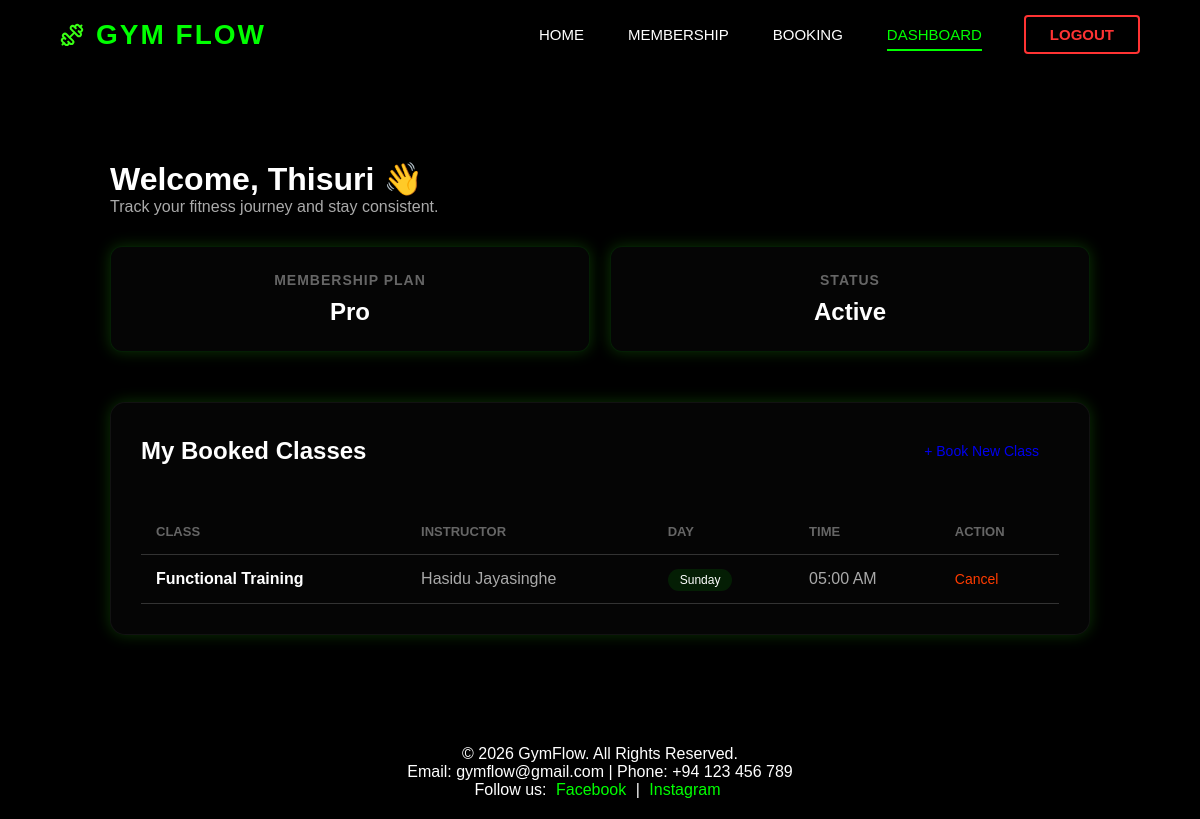
/dashboard.php (signed in), run on the app's committed database.
### tables this page shows
CREATE TABLE `bookings` (
  `id` int(11) NOT NULL,
  `user_id` int(11) NOT NULL,
  `class_id` int(11) NOT NULL,
  `booking_date` date NOT NULL,
  `status` enum('active','cancelled') DEFAULT 'active',
  `created_at` timestamp NOT NULL DEFAULT current_timestamp()
);

CREATE TABLE `classes` (
  `id` int(11) NOT NULL,
  `name` varchar(255) NOT NULL,
  `instructor` varchar(255) NOT NULL,
  `day` varchar(20) NOT NULL,
  `time` time NOT NULL,
  `total_spots` int(11) NOT NULL,
  `created_at` timestamp NOT NULL DEFAULT current_timestamp()
);

### dashboard.php (the view, shortened to what this page needs)
<?php
$role = $_SESSION['role'] ?? 'member';
if ($role == 'admin') {
    $extraStyles = ["admin-dashboard.css"];
    include 'includes/Database.php';
    include 'includes/header.php';
    $members_sql = "SELECT COUNT(*) AS total_members FROM users WHERE role = 'member'";
    $m_result = $conn->query($members_sql);
    $m_row = $m_result->fetch_assoc();
    $total_members = $m_row['total_members'];
    $classes_sql = "SELECT COUNT(*) AS total_classes FROM classes";
    $c_result = $conn->query($classes_sql);
    $c_row = $c_result->fetch_assoc();
    $total_classes = $c_row['total_classes'];
    $bookings_sql = "SELECT COUNT(*) AS today_bookings FROM bookings WHERE DATE(created_at) = CURDATE()";
    $b_result = $conn->query($bookings_sql);
    $b_row = $b_result->fetch_assoc();
    $today_bookings = $b_row['today_bookings'];
    ?>
    <div class="container" style="padding: 100px 20px 20px;">
        <div class="welcome">
            <h1>Admin Dashboard 👑</h1>
            <p>Manage your gym efficiently and monitor activities.</p>
        </div>
        <div class="summary-container" style="display: flex; gap: 20px; margin: 20px 0;">
            <div class="summary-card" style="flex: 1; padding: 20px; border-radius: 10px; background: rgba(255,255,255,0.05); border: 1px solid rgba(255,255,255,0.1); text-align: center;">
                <h3>Total Members</h3>
                <p style="font-size: 24px; font-weight: bold; color: #ff3c00;">
                    <?php echo $total_members; ?>
                </p>
            </div>
            <div class="summary-card" style="flex: 1; padding: 20px; border-radius: 10px; background: rgba(255,255,255,0.05); border: 1px solid rgba(255,255,255,0.1); text-align: center;">
                <h3>Total Classes</h3>
                <p style="font-size: 24px; font-weight: bold; color: #ff3c00;">
                    <?php echo $total_classes; ?>
                </p>
            </div>
            <div class="summary-card" style="flex: 1; padding: 20px; border-radius: 10px; background: rgba(255,255,255,0.05); border: 1px solid rgba(255,255,255,0.1); text-align: center;">
                <h3>Today's Bookings</h3>
                <p style="font-size: 24px; font-weight: bold; color: #ff3c00;">
                    <?php echo $today_bookings; ?>
                </p>
            </div>
        </div>
        <div class="card" style="margin-top: 40px;">
            <h2>Management Controls</h2>
            <div style="display: flex; gap: 20px; margin-top: 15px;">
                <a href="members_manage.php" style="background:rgba(255,255,255,0.05); border: 1px solid #00ff00; color: #00ff00; padding: 15px 30px; border-radius: 10px; text-decoration: none; font-weight: bold; flex: 1; text-align: center; ">Manage Members</a>
                <a href="plans_manage.php" style="background: rgba(255,255,255,0.05); border: 1px solid #00ff00; color: #00ff00; padding: 15px 30px; border-radius: 10px; text-decoration: none; font-weight: bold; flex: 1; text-align: center;">Manage Plans</a>
                <a href="classes_manage.php" style="background:rgba(255,255,255,0.05); border: 1px solid #00ff00; color: #00ff00; padding: 15px 30px; border-radius: 10px; text-decoration: none; font-weight: bold; flex: 1; text-align: center;">Manage Classes</a>
            </div>
        </div>
    </div>
    <?php
} else {
    include 'includes/Database.php';
    include 'includes/header.php';
    $user_id = $_SESSION['user_id'];
    $bookings_sql = "SELECT b.id as booking_id, c.name, c.instructor, c.day, c.time
                    FROM bookings b
                    JOIN classes c ON b.class_id = c.id
                    WHERE b.user_id = ? AND b.status = 'active'
                    ORDER BY FIELD(c.day, 'Monday', 'Tuesday', 'Wednesday', 'Thursday', 'Friday', 'Saturday', 'Sunday'), c.time";
    $b_stmt = $conn->prepare($bookings_sql);
    $b_stmt->bind_param("i", $user_id);
    $b_stmt->execute();
    $bookings = $b_stmt->get_result();
    ?>
    <div class="container" style="padding: 120px 20px 50px;">
        <div class="welcome">
            <h1 style="color: var(--neon-green);">Welcome, <?php echo $_SESSION['firstname']; ?> 👋</h1>
            <p style="color: #aaa;">Track your fitness journey and stay consistent.</p>
        </div>
        <div class="summary-container" style="display: flex; gap: 20px; margin: 30px 0;">
            <div class="summary-card" style="flex: 1; padding: 25px; border-radius: 12px; background: rgba(255,255,255,0.02); border: 1px solid rgba(0,255,0,0.1); text-align: center;">
                <h3 style="color: #666; font-size: 14px; text-transform: uppercase; letter-spacing: 1px;">Membership Plan</h3>
                <p style="font-size: 24px; font-weight: 800; color: var(--neon-green); margin-top: 10px;"><?php echo $_SESSION['plan']; ?></p>
            </div>
            <div class="summary-card" style="flex: 1; padding: 25px; border-radius: 12px; background: rgba(255,255,255,0.02); border: 1px solid rgba(0,255,0,0.1); text-align: center;">
                <h3 style="color: #666; font-size: 14px; text-transform: uppercase; letter-spacing: 1px;">Status</h3>
                <p style="font-size: 24px; font-weight: 800; color: var(--neon-green); margin-top: 10px;">Active</p>
            </div>
        </div>
        <div class="card" style="margin-top: 50px; background: rgba(255,255,255,0.02); border: 1px solid rgba(255,255,255,0.05); padding: 30px; border-radius: 15px;">
            <div style="display: flex; justify-content: space-between; align-items: center; margin-bottom: 25px;">
                <h2 style="color: white; font-weight: 800;">My Booked Classes</h2>
                <a href="booking.php" class="btn-login" style="padding: 10px 20px; text-decoration: none; border-radius: 5px; font-size: 14px;">+ Book New Class</a>
            </div>
            <?php if ($bookings->num_rows > 0): ?>
                <div style="overflow-x: auto;">
                    <table style="width: 100%; border-collapse: collapse;">
                        <thead>
                            <tr style="border-bottom: 1px solid rgba(255,255,255,0.1); text-align: left;">
                                <th style="padding: 15px; color: #666; font-size: 13px; text-transform: uppercase;">Class</th>
                                <th style="padding: 15px; color: #666; font-size: 13px; text-transform: uppercase;">Instructor</th>
                                <th style="padding: 15px; color: #666; font-size: 13px; text-transform: uppercase;">Day</th>
                                <th style="padding: 15px; color: #666; font-size: 13px; text-transform: uppercase;">Time</th>
                                <th style="padding: 15px; color: #666; font-size: 13px; text-transform: uppercase;">Action</th>
                            </tr>
                        </thead>
                        <tbody>
                            <?php while($b = $bookings->fetch_assoc()): ?>
                                <tr style="border-bottom: 1px solid rgba(255,255,255,0.05); transition: 0.3s;" onmouseover="this.style.background='rgba(0,255,0,0.02)'" onmouseout="this.style.background='transparent'">
                                    <td style="padding: 15px; color: white; font-weight: 600;"><?php echo $b['name']; ?></td>
                                    <td style="padding: 15px; color: #aaa;"><?php echo $b['instructor']; ?></td>
                                    <td style="padding: 15px;"><span style="background: rgba(0,255,0,0.1); color: var(--neon-green); padding: 4px 12px; border-radius: 20px; font-size: 12px;"><?php echo $b['day']; ?></span></td>
                                    <td style="padding: 15px; color: #aaa;"><?php echo date("h:i A", strtotime($b['time'])); ?></td>
                                    <td style="padding: 15px;">
                                        <a href="process/cancel_booking.php?id=<?php echo $b['booking_id']; ?>" onclick="return confirm('Are you sure you want to cancel this booking?')" style="color: #ff3c00; text-decoration: none; font-size: 14px;">Cancel</a>
                                    </td>
                                </tr>
                            <?php endwhile; ?>
                        </tbody>
                    </table>
                </div>
            <?php endif; ?>
        </div>
    </div>
    <?php
}
include 'includes/footer.php';
?>

### css/member-dashboard.css (style rules this page uses)
body { margin: 0; font-family: Arial, Helvetica, sans-serif; background-color: #000000; color: #ffffff; }
.container { width: 85%; margin: 40px auto; }
.welcome h1 { color: #39ff14; }
.welcome p { color: #cccccc; }
.summary-container { display: flex; gap: 20px; margin-top: 30px; flex-wrap: wrap; }
.summary-card { flex: 1 1 22%; background-color: #111111; padding: 20px; border-radius: 10px; border: 1px solid #39ff14; text-align: center; box-shadow: 0 0 15px rgba(57, 255, 20, 0.2); }
.summary-card h3 { color: #39ff14; }
.summary-card p { font-size: 18px; font-weight: bold; }
.card { background-color: #111111; padding: 25px; margin-top: 40px; border-radius: 12px; border: 1px solid #39ff14; box-shadow: 0 0 15px rgba(57, 255, 20, 0.2); }
.card h2 { color: #39ff14; }
table { width: 100%; border-collapse: collapse; margin-top: 15px; }
table th, table td { padding: 12px; border-bottom: 1px solid #333; }
table th { color: #39ff14; text-align: left; }

### css/nav.css (style rules this page uses)
* { margin: 0; padding: 0; box-sizing: border-box; }
body { overflow-x: hidden; }

### data on the page
bookings: class.name "Functional Training", class.instructor "Hasidu Jayasinghe", class.day "Sunday", class.time "05:00 AM"

### other printed values
$_SESSION['firstname'] "Thisuri"
$_SESSION['plan'] "Pro"
